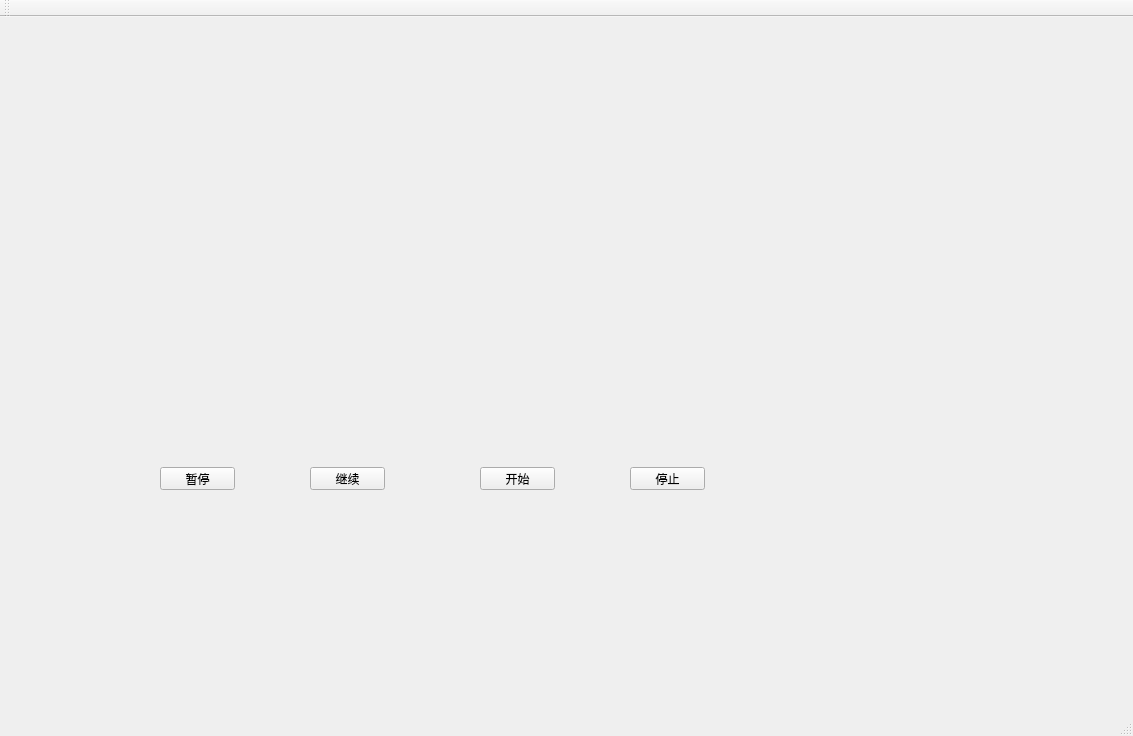
<?xml version="1.0" encoding="UTF-8"?>
<ui version="4.0">
 <class>MainWindow</class>
 <widget class="QMainWindow" name="MainWindow">
  <property name="geometry">
   <rect>
    <x>0</x>
    <y>0</y>
    <width>1133</width>
    <height>736</height>
   </rect>
  </property>
  <property name="windowTitle">
   <string>MainWindow</string>
  </property>
  <widget class="QWidget" name="centralWidget">
   <widget class="QPushButton" name="pushButton">
    <property name="geometry">
     <rect>
      <x>160</x>
      <y>450</y>
      <width>75</width>
      <height>23</height>
     </rect>
    </property>
    <property name="text">
     <string>暂停</string>
    </property>
   </widget>
   <widget class="QPushButton" name="pushButton_2">
    <property name="geometry">
     <rect>
      <x>310</x>
      <y>450</y>
      <width>75</width>
      <height>23</height>
     </rect>
    </property>
    <property name="text">
     <string>继续</string>
    </property>
   </widget>
   <widget class="QPushButton" name="pushButton_3">
    <property name="geometry">
     <rect>
      <x>630</x>
      <y>450</y>
      <width>75</width>
      <height>23</height>
     </rect>
    </property>
    <property name="text">
     <string>停止</string>
    </property>
   </widget>
   <widget class="QPushButton" name="pushButton_4">
    <property name="geometry">
     <rect>
      <x>480</x>
      <y>450</y>
      <width>75</width>
      <height>23</height>
     </rect>
    </property>
    <property name="text">
     <string>开始</string>
    </property>
   </widget>
  </widget>
  <widget class="QMenuBar" name="menuBar">
   <property name="geometry">
    <rect>
     <x>0</x>
     <y>0</y>
     <width>1133</width>
     <height>23</height>
    </rect>
   </property>
  </widget>
  <widget class="QToolBar" name="mainToolBar">
   <attribute name="toolBarArea">
    <enum>TopToolBarArea</enum>
   </attribute>
   <attribute name="toolBarBreak">
    <bool>false</bool>
   </attribute>
  </widget>
  <widget class="QStatusBar" name="statusBar"/>
 </widget>
 <layoutdefault spacing="6" margin="11"/>
 <resources/>
 <connections/>
</ui>
